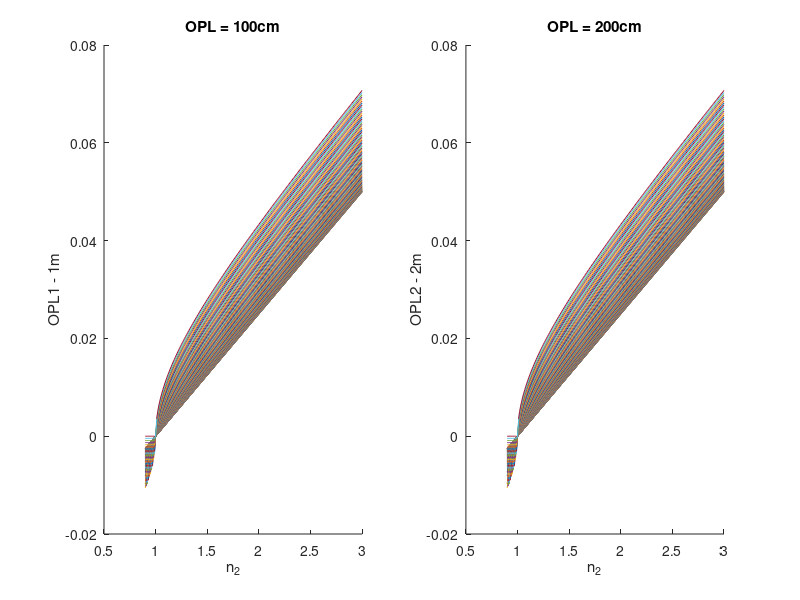

Here is the MATLAB script that generated this plot:
%% Problem: find the refractive index (n) at each angle from 0 to 90 for OPL = 100cm and 200cm
% Also why is this important
clc;clear;close all
testing=true
% OPL = h*n+ (t-z);     OPL is the theoretical optical path length
theta = 0:1:90;  % [deg]
d = .025;       % [m]
n = 1.5;         % Refractive index of glass
t = d*n/(3*10^8);    % t = d*n/c, where n=1.5 (refractive idx of glass) and c = speed of light [m/s]


% a = @(n_2,th_1) 

OPL_eqn = @(n_2,th_1) (d ./ (cosd(asind(sind(th_1)./n_2) ) ) ) .* n_2 + ...
    t - (d./(cosd(asind(sind(th_1) ./ n_2) ) ) ) .* (cosd(th_1 - asind(sind(th_1)./ n_2))./1);
% f1 = OPL_eqn

% f100 = @(n_2) OPL_eqn(n_2,theta) - 100;

f1_out = zeros(size(theta));
f2_out = f1_out;

if testing
    figure(1)
    subplot(1,2,1)
%     plot(theta,f1_out)
    title('OPL = 100cm')
    ylabel('OPL1 - 1m')%'\theta')
    xlabel('n_2')
    hold on
    
    subplot(1,2,2)
%     plot(theta,f2_out)
    title('OPL = 200cm')
    ylabel('OPL2 - 2m')%'\theta')
    xlabel('n_2')
    hold on
end
n_test = .9:0.01:3;

for i = theta
    f1 = @(n_2) OPL_eqn(n_2,i) - 1;      % make an anon fxn at th_1 = i for fzero and OPL = 0.1m [100 cm]
    f2 = @(n_2) OPL_eqn(n_2,i) - 2;      % make an anon fxn at th_1 = i for fzero and OPL = 0.2m [200 cm]
%     f1_out(i+1) = fzero(f1,1.3);
%     f2_out(i+1) = fzero(f2,1.3);
    
    if testing
        subplot(1,2,1)
        OPL1 = f1(n_test) + 1;
        plot(n_test,OPL1)
        
        subplot(1,2,2)
        OPL2 = f2(n_test) + 2;
        plot(n_test,OPL2)
    end
    
end
if ~testing
    clc;close all
    subplot(1,2,1)
    plot(theta,f1_out)
    title('OPL = 100cm')
    xlabel('\theta'), ylabel('n_2')

    subplot(1,2,2)
    plot(theta,f2_out)
    title('OPL = 200cm')
    xlabel('\theta'), ylabel('n_2')
end
% n2_100 = fzero(f100,1)

%% OPL = 100


%% OPL = 200

% function fxn_gen(th1)
%     return  
% end